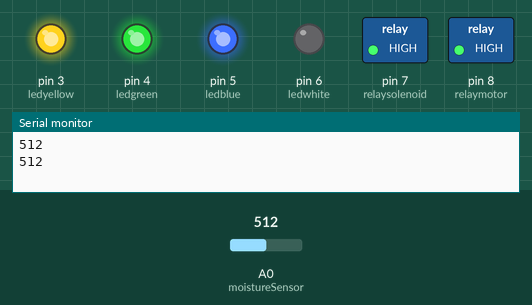
Recording of a sketch running on a simulated Arduino Uno, built with avr-gcc and run on an emulated ATmega328P. Shown: switched loads named in the sketch (green lamp = pin HIGH), output pins drawn as LEDs (lit = HIGH), the last lines printed to the serial monitor. The test bench sets the inputs (shaded band); at power-on: A0 (moistureSensor) = 512.

Above: at 2.8 s.
2.9 s: A0 (moistureSensor) set to 359
5.6 s: A0 (moistureSensor) set to 338
At 7.4 s:
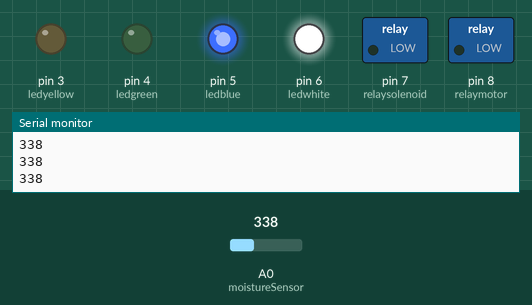
8.3 s: A0 (moistureSensor) set to 360
At 9.3 s:
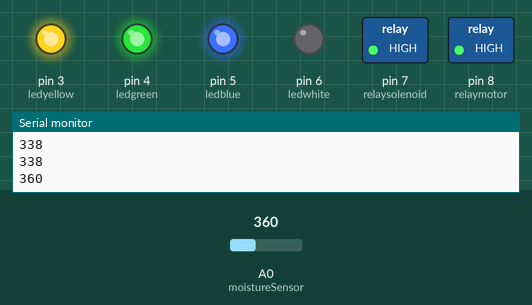
11.0 s: A0 (moistureSensor) set to 340
At 13.5 s:
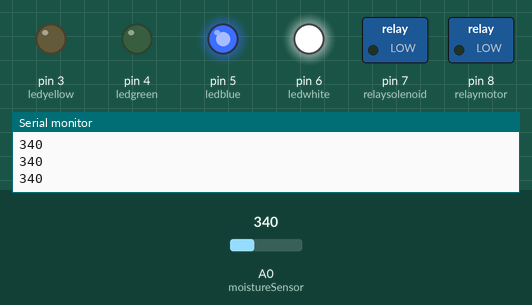
Timing chart, 0 to 14.8 s (numbered marks = the images above; inputs shaded):
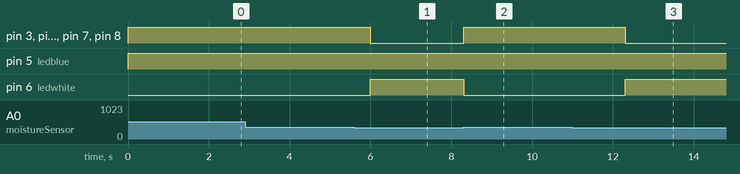

The sketch:

Automatic_irrigation.ino
```cpp
//int ledred = 12;
int ledyellow = 3;
int ledgreen = 4;
int ledblue = 5;
int ledwhite = 6;
int moistureSensor = 0;
int relaysolenoid = 7;
int relaymotor = 8;


void setup()
{
  Serial.begin(9600);
 // pinMode(ledred , OUTPUT);
  pinMode(ledyellow , OUTPUT);
  pinMode(ledgreen , OUTPUT);
  pinMode(ledblue , OUTPUT);
  pinMode(ledwhite , OUTPUT);
  pinMode(relaysolenoid , OUTPUT);
  pinMode(relaymotor , OUTPUT);
}


void loop()
{
  int SensorValue = analogRead(moistureSensor);
  Serial.println(SensorValue);

  if(SensorValue >= 350)
  {
   // digitalWrite(ledred, HIGH);
    digitalWrite(ledyellow, HIGH);
    digitalWrite(ledgreen, HIGH);
    digitalWrite(ledblue, HIGH);
   digitalWrite(ledwhite, LOW);
    digitalWrite(relaymotor, HIGH);
    digitalWrite(relaysolenoid, HIGH);
    delay(2000);
  }

  else if(SensorValue < 350)
  {
   // digitalWrite(ledred, LOW);
    digitalWrite(ledyellow, LOW);
    digitalWrite(ledgreen, LOW);
    digitalWrite(ledblue, HIGH);
    digitalWrite(ledwhite, HIGH);
    digitalWrite(relaymotor, LOW);
    digitalWrite(relaysolenoid, LOW);
  }
}
```

Measured:
- the behaviour switches between 350 and 349 on A0 (moistureSensor) (found by bisection; images 0 and 1)
- after the input at 5.6 s, pin 3 (ledyellow), pin 4 (ledgreen), pin 7 (relaysolenoid), pin 8 (relaymotor): HIGH → LOW after 0.40 s; pin 6 (ledwhite): LOW → HIGH after 0.40 s
- after the input at 8.3 s, pin 3 (ledyellow), pin 4 (ledgreen), pin 7 (relaysolenoid), pin 8 (relaymotor): LOW → HIGH at once; pin 6 (ledwhite): HIGH → LOW at once
- after the input at 11.0 s, pin 3 (ledyellow), pin 4 (ledgreen), pin 7 (relaysolenoid), pin 8 (relaymotor): HIGH → LOW after 1.3 s; pin 6 (ledwhite): LOW → HIGH after 1.3 s
